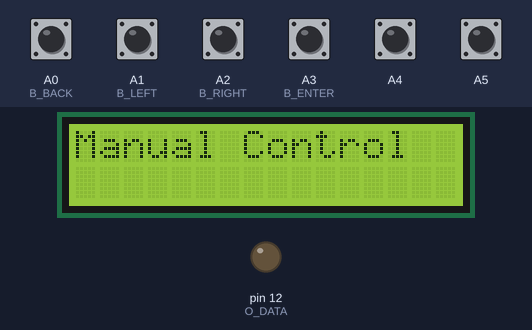
Bench run of a sketch on a simulated Arduino Uno, built with avr-gcc and run on an emulated ATmega328P. Parts: 16×2 character LCD, output pins drawn as LEDs (lit = HIGH). The inputs (shaded band) are chosen by the test bench; at power-on: A0 (B_BACK), A1 (B_LEFT), A2 (B_RIGHT), A3 (B_ENTER), A4, A5 HIGH. Pins used as bus, display or sensor lines are not drawn; what the sketch prints to the serial monitor is not drawn.

Above: at 1.2 s.
1.3 s: A1 (B_LEFT) pulled LOW for 0.15 s
At 2.5 s:
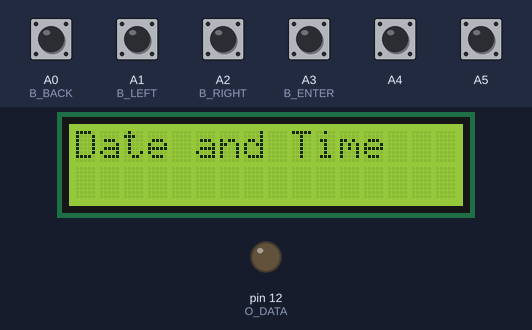
2.9 s: A2 (B_RIGHT) pulled LOW for 0.15 s
At 3.7 s:
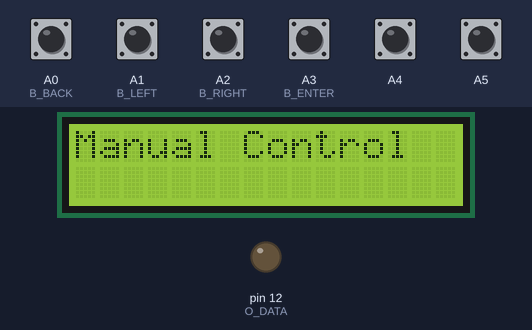
4.5 s: A3 (B_ENTER) pulled LOW for 0.15 s
6.1 s: A3 (B_ENTER) pulled LOW for 1 s
At 7.4 s:
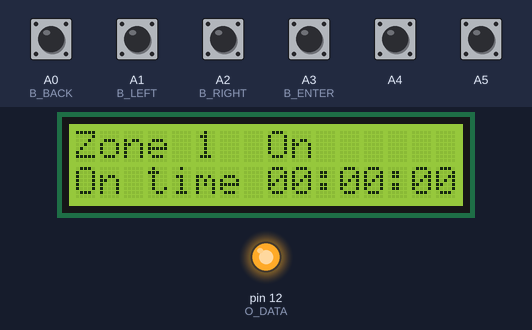
8.6 s: A2 (B_RIGHT) pulled LOW for 1 s
At 9.5 s:
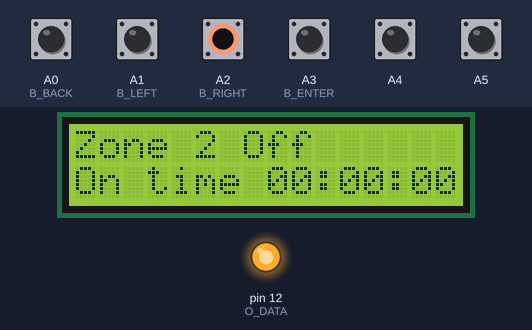
11.1 s: A0 (B_BACK) pulled LOW for 0.15 s
At 12.4 s:
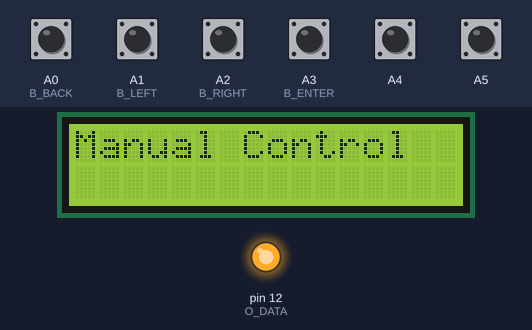
Timing chart, 0 to 13.7 s (numbered marks = the images above; inputs shaded):
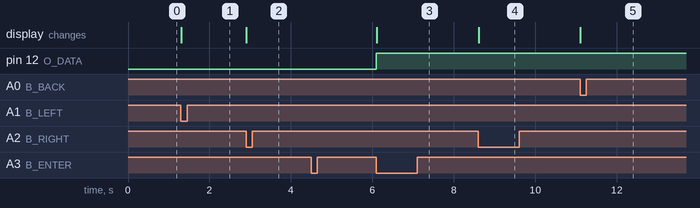

Measured:
- after the input at 1.3 s, the display: changes at once (image 1)
- after the input at 2.9 s, the display: changes at once (image 2)
- after the input at 4.5 s, every drawn part: stays the same
- after the input at 6.1 s, pin 12 (O_DATA): LOW → HIGH at once; the display: changes at once (image 3)
- after the input at 8.6 s, the display: changes at once (image 4)
- after the input at 11.1 s, the display: changes at once (image 5)

The sketch:

sprink_proto.ino
```cpp
#include <LiquidCrystal.h>
#include <avr/interrupt.h>
#include <Wire.h>
#include "menu.h"

#define O_STROBE 13 //0
#define O_DATA 12
#define O_CLK 11
#define O_OE 0 //unused

#define O_RS 8
#define O_EN 7
#define O_D1 6
#define O_D2 5
#define O_D3 21
#define O_D4 20

#define SDA A4
#define SCL A5

#define B_ENTER A3
#define B_BACK A0
#define B_RIGHT A2
#define B_LEFT A1

#define ON 1
#define OFF 0

//const int rs = 8, en = 7, d4 = 6, d5 = 5, d6 = 21, d7 = 20;
//LiquidCrystal lcd(rs, en, d4, d5, d6, d7);
LiquidCrystal lcd(O_RS, O_EN, O_D1, O_D2, O_D3, O_D4);
union {
  struct {
    uint8_t right : 1;
    uint8_t left : 1;
    uint8_t enter : 1;
    uint8_t back : 1;
  };
  uint8_t raw;
} interface;

uint8_t SPRINKLER_STATE;

unsigned long last_button_interrupt;
#define INTERRUPT_DELAY 100

ISR (PCINT1_vect) {
  if (millis() - last_button_interrupt < INTERRUPT_DELAY)
    ;
  else {
    last_button_interrupt = millis();
    interface.back = (0x1 & PINC) ? 0 : 1;
    interface.left = (0x2 & PINC) ? 0 : 1;
    interface.right = (0x4 & PINC) ? 0 : 1;
    interface.enter = (0x8 & PINC) ? 0 : 1;
  }
}

void set_sprinkler(uint8_t n, uint8_t state) {
  SPRINKLER_STATE = SPRINKLER_STATE & (state << n);
  write_sprinklers(SPRINKLER_STATE);
}

void write_sprinklers(uint8_t state) {
  Serial.print("Writing to sprinkler ");
  Serial.println(SPRINKLER_STATE);
  digitalWrite(O_STROBE, LOW);
  for (int i=7; i>=0; i--) {
    digitalWrite(O_CLK, LOW);
    digitalWrite(O_DATA, 1 & (SPRINKLER_STATE >> i));
    delayMicroseconds(10);
    digitalWrite(O_CLK, HIGH);
  }
  digitalWrite(O_STROBE, HIGH);
}

void write_RTC() {
  Wire.beginTransmission(0x68);

  uint8_t temp[] = {RTC_time.seconds, RTC_time.minutes, RTC_time.hours, RTC_time.weekday, RTC_time.date, RTC_time.month, RTC_time.year};
  Wire.write(temp, 7);


  Wire.endTransmission();
}

struct menu *menu_current;

//struct menu menu_main;
//struct menu menu_manual;

void setup() {
  write_sprinklers(0);
  Serial.begin(57600);
  Serial.println("Serial Connection With Sprinkler Controller");
  Wire.begin();

  lcd.begin(16, 2);
  lcd.print("WELCOM SPRINKLER");

  pinMode(O_STROBE, OUTPUT);
  pinMode(O_DATA, OUTPUT);
  pinMode(O_CLK, OUTPUT);
  pinMode(O_OE, OUTPUT);

  pinMode(B_ENTER, INPUT_PULLUP);
  pinMode(B_BACK, INPUT_PULLUP);
  pinMode(B_RIGHT, INPUT_PULLUP);
  pinMode(B_LEFT, INPUT_PULLUP);

  cli(); //turn of interrupts

  PCICR = 0x00;
  PCMSK1 = 0x00;
  PCICR  |= 0b00000010; //enable PCIE1, inerrupts for analog pins
  PCMSK1 |= 0b00001111; //enables interrups for 3 lowest analog pins
  sei(); //enable interrupts

  menu_main = {.title = "main", .parent = NULL, .children = NULL, .num_children = 2, .cur_seg = 0, .handler = menu_handler_main};
  menu_manual = {.title = "Manual Control", .parent = &menu_main, .children = NULL, .num_children = 6, .cur_seg = 0, .handler = menu_handler_manual};
  menu_settime = {"Date and Time", &menu_main, NULL, 5, 0, menu_handler_settime};

  main_menu_children[0] = &menu_manual;
  main_menu_children[1] = &menu_settime;
  menu_main.children = main_menu_children;

  //Serial.print("Main Menu title: ");
  //Serial.println(menu_main.title);

  menu_current = &menu_main;
  //menu_current->handler(MENU_INIT);
  menu_current->handler(MENU_MOVE);

  //Serial.print("Main Menu title: ");
  //Serial.println(menu_current->title);
  //Serial.println(menu_current->num_children);
  //Serial.println(menu_current->cur_seg);
}

void loop() {
  // put your main code here, to run repeatedly:
  if (interface.raw) {
    //cli();
    //this is not endian safe code
    //replace constant with variable such as PCMSDK1
    Serial.print("interrupt received ");
    Serial.println(interface.raw);
    if (interface.right) {
      Serial.println(menu_current->title);
      Serial.print("cur_seg ");
      Serial.println(menu_current->cur_seg);
      if (menu_current->cur_seg < menu_current->num_children - 1) {
        Serial.println("Path A");
        (menu_current->cur_seg)++;
      }
      else {
        Serial.println("Path B");
        menu_current->cur_seg = (int) 0;
      }
      interface.right = 0;
      Serial.print("cur_seg post update ");
      Serial.println(menu_current->cur_seg);
      Serial.println(menu_current->title);
      (menu_current->handler)(MENU_MOVE);
    }
    else if (interface.left) {
      if (menu_current->cur_seg > 0)
        menu_current->cur_seg--;
      else
        menu_current->cur_seg = (menu_current->num_children)-1;
      interface.left = 0;
      menu_current->handler(MENU_MOVE);
    }
    else if (interface.enter) {
      interface.enter = 0;
      menu_current->handler(MENU_SLKT);
    }
    else if (interface.back) {
      //menu_current = menu_current->parent;
      interface.back = 0;
      menu_current->handler(MENU_BACK);
    }
    //or more generally to ignore all simulateneous inputs
    //interface.raw = 0;
    //sei();
  }
}
```

menu.h
```cpp
#pragma once
//using namespace std;

#define MENU_INIT 0
#define MENU_MOVE 1
#define MENU_BACK 2
#define MENU_SLKT 3

#define NUM_ZONES 6

struct menu {
  const char *title;
  struct menu* parent;
  struct menu** children;
  int num_children;
  int cur_seg;
  void (*handler)(uint8_t);
};

struct datetime{
  union {
    struct {
      uint8_t seconds_1s : 4;
      uint8_t seconds_10s : 4;
    };
    uint8_t seconds;
  };
  union {
    struct {
      uint8_t minutes_1s : 4;
      uint8_t minutes_10s : 4;
    };
    uint8_t minutes;
  };
  union {
    struct {
      uint8_t hours_1s : 4;
      uint8_t hours_10s : 2;
      uint8_t hours_mode : 2;
    };
    uint8_t hours;
  };
  uint8_t weekday;
  union {
    struct {
      uint8_t date_1s : 4;
      uint8_t date_10s : 4;
    };
    uint8_t date;
  };
  union {
    struct {
      uint8_t month_1s : 4;
      uint8_t month_10s : 3;
      uint8_t century : 1;
    };
    uint8_t month;
  };
  union {
    struct {
      uint8_t year_1s : 4;
      uint8_t year_10s : 5;
    };
    uint8_t year;
  };
};

struct datetime RTC_time;

struct menu menu_main;
struct menu menu_manual;
struct menu menu_settime;
struct menu *main_menu_children[2];

const char *MONTH_NAMES[] = {"January", "February", "March", "April", "May", "June", "July", "August", "September", "October",
  "November", "December"};

const char *WEEKDAY_NAMES[] = {"Monday", "Tuesday", "Wednesday", "Thursday", "Friday", "Saturday", "Sunday"};
```

menu.ino
```cpp
#include "menu.h"

extern uint8_t SPRINKLER_STATE;
extern struct menu *menu_current;

void menu_handler_main(uint8_t c) {
  struct menu &m = menu_main;
  if (c == MENU_SLKT) {
    lcd.clear();
    lcd.write("HELP HELP HELP");
    menu_current = m.children[m.cur_seg];
    Serial.println("JA:LSKFJALSJFAKJ:");
    Serial.println(menu_current->title);
    (menu_current->handler)(MENU_INIT);
  }
  if (c == MENU_BACK)
    ;
  //else if (c == MENU_MOVE) {
  else {
    lcd.clear();
    lcd.print((m.children[m.cur_seg])->title);
  }
}

void menu_handler_manual(uint8_t c) {
  struct menu &m = menu_manual;
  if (c == MENU_INIT) {
    //menu_handler_manual(MENU_MOVE);
    menu_handler_manual(MENU_MOVE);
  }
  else if (c == MENU_MOVE) {
    lcd.clear();
    lcd.print("Zone ");
    lcd.setCursor(5,0);
    lcd.print(m.cur_seg + 1);
    if ((SPRINKLER_STATE >> m.cur_seg) & 1) {
      lcd.print("  On");
    }
    else
      lcd.print(" Off");
    lcd.setCursor(0,1);
    lcd.print("On time");
    lcd.print(" 00:00:00");
  }
  else if (c == MENU_SLKT) {
    SPRINKLER_STATE = SPRINKLER_STATE ^ (1 << m.cur_seg);
    write_sprinklers(SPRINKLER_STATE);
    m.handler(MENU_MOVE);
  }
  else if (c == MENU_BACK) {
    lcd.clear();
    menu_current = m.parent;
    menu_current->handler(MENU_INIT);
  }
}


void menu_handler_settime(uint8_t c) {
  struct menu &m = menu_settime;
  if (c == MENU_INIT) {
    lcd.clear();
    uint8_t month = RTC_time.month_1s + 10*RTC_time.month_10s;
    month = 5;
    Serial.print("month");
    Serial.println(month);
    Serial.println(MONTH_NAMES[month]);
    lcd.print(MONTH_NAMES[month]);
    lcd.setCursor(9,0);
    uint8_t date = RTC_time.date_1s + 10*RTC_time.date_10s;
    lcd.print(date);
    lcd.setCursor(12, 0);
    lcd.print(20);
    uint8_t year = RTC_time.year_1s + 10*RTC_time.year_10s;
    lcd.print(year);

    lcd.setCursor(0,1);
    lcd.print(WEEKDAY_NAMES[RTC_time.weekday]);
    lcd.setCursor(11,1);
    uint8_t hour = RTC_time.hours_1s + 10*RTC_time.hours_10s;
    lcd.print(hour);
    lcd.print(':');
    uint8_t minute = RTC_time.minutes_1s + 10*RTC_time.minutes_10s;
    lcd.print(minute);
  }
  else if (c == MENU_MOVE) {

  }
  else if (c == MENU_SLKT) {
    //menu_settime->handler(MENU_INIT);
    menu_handler_settime(MENU_INIT);
  }
  else {
    lcd.clear();
    menu_current = m.parent;
  }
}
```
